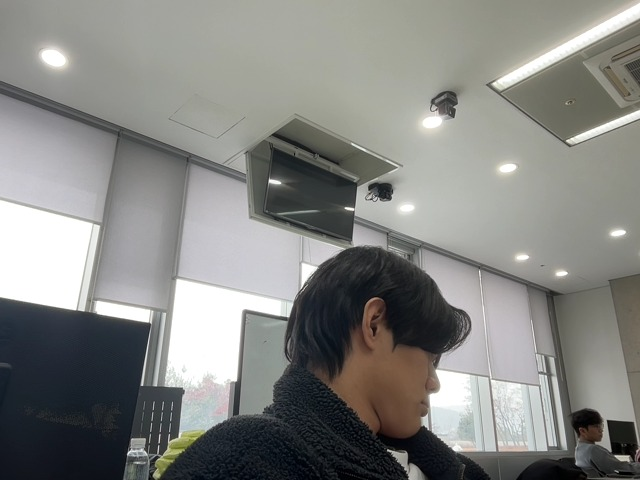
#> input picture backend/src/uploads/3862928137.jpg, 640 x 480 px
$ python soyong.py ../../../backend/src/uploads/3862928137.jpg out.png
#> lines starting #> are read from the running program, lines starting #| are printed output that depends on the picture
import cv2
import numpy as np
import sys
import os

def swirl_effect(input_path, output_path, strength=5, radius=300):
    # 이미지 읽기
#> called with output_path = 'out.png', strength = 5, radius = 300
    image = cv2.imread(input_path)
#> image is the input picture: shape (480, 640, 3); mean B, G, R 130.3, 133.5, 132.9
    if image is None:
        print(f"Error: Could not read image from {input_path}")
        return

    # 중심점 계산
    h, w = image.shape[:2]
#> h = 480; w = 640
    center = (w // 2, h // 2)
#> center = (320, 240)

    # 소용돌이 효과 적용
    map_x = np.zeros((h, w), dtype=np.float32)
    map_y = np.zeros((h, w), dtype=np.float32)

    for i in range(h):
        for j in range(w):
            dx = j - center[0]
            dy = i - center[1]
            distance = np.sqrt(dx ** 2 + dy ** 2)

            # 소용돌이 효과 계산
            if distance < radius:
                theta = np.arctan2(dy, dx) + strength * (radius - distance) / radius
                map_x[i, j] = center[0] + distance * np.cos(theta)
                map_y[i, j] = center[1] + distance * np.sin(theta)
            else:
                map_x[i, j] = j
                map_y[i, j] = i
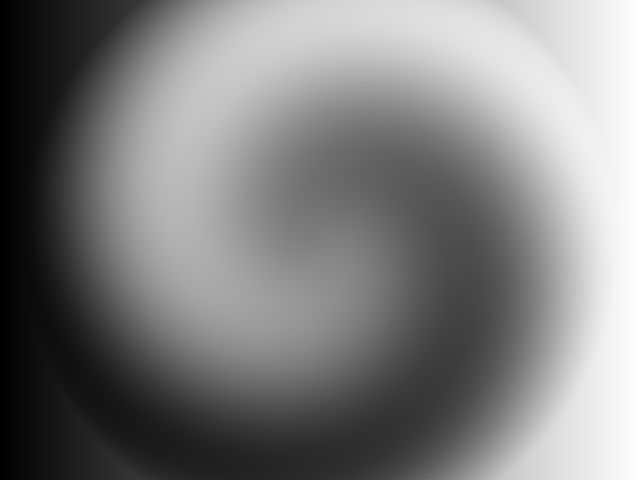
#> map_x: shape (480, 640) float32; min 0, max 639, mean 319.7; drawn with min black and max white
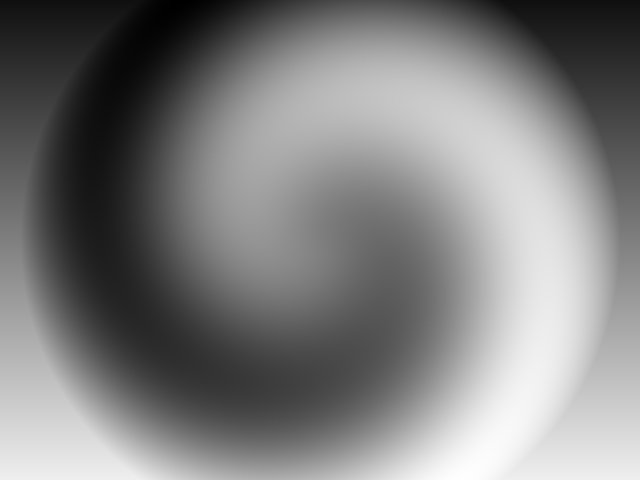
#> map_y: shape (480, 640) float32; min -34.35, max 514, mean 239.6; drawn with min black and max white

    swirl_image = cv2.remap(image, map_x, map_y, interpolation=cv2.INTER_LINEAR)
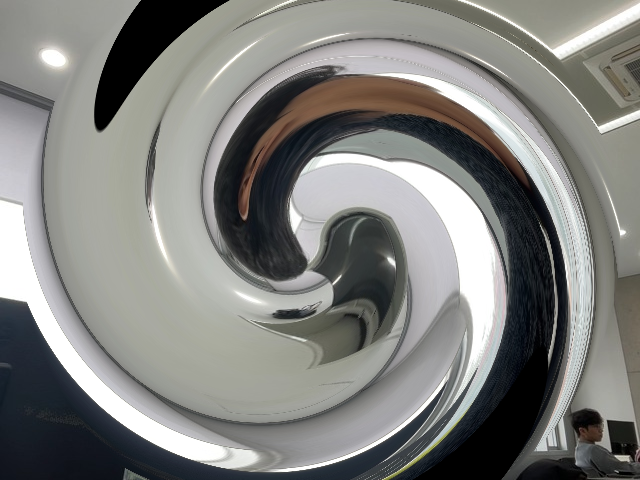
#> swirl_image: shape (480, 640, 3); mean B, G, R 126.3, 129.2, 128.7
    cv2.imwrite(output_path, swirl_image)

if __name__ == "__main__":
    if len(sys.argv) != 3:
        print("Usage: python swirl_effect.py <input_path> <output_path>")
        sys.exit(1)

    input_path = sys.argv[1]
    output_path = sys.argv[2]

    if not os.path.exists(input_path):
        print(f"Error: Input file does not exist: {input_path}")
        sys.exit(1)

    swirl_effect(input_path, output_path)
